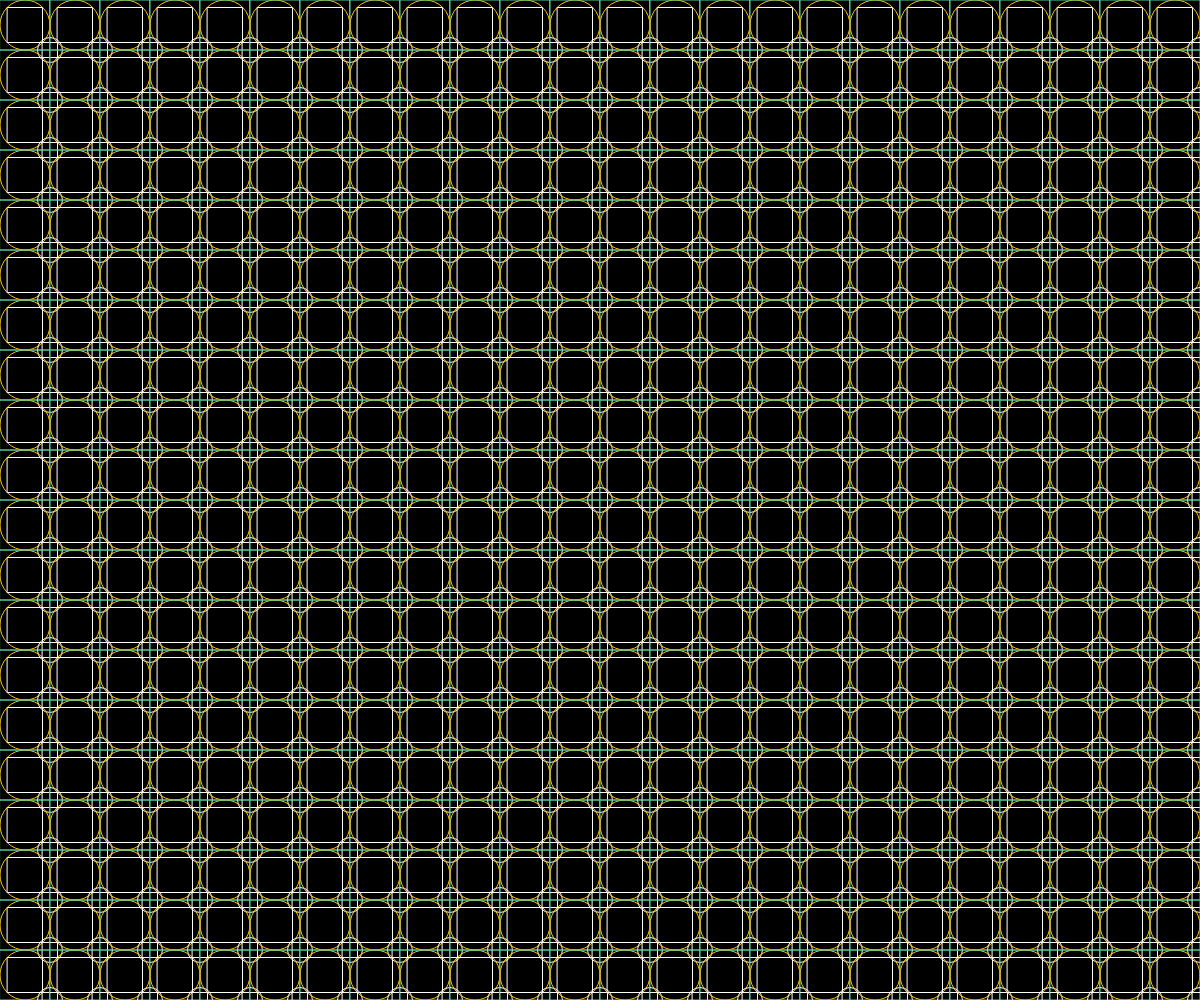
Frame 1 (no input)
Frame 60 (no input): identical to frame 1, image omitted
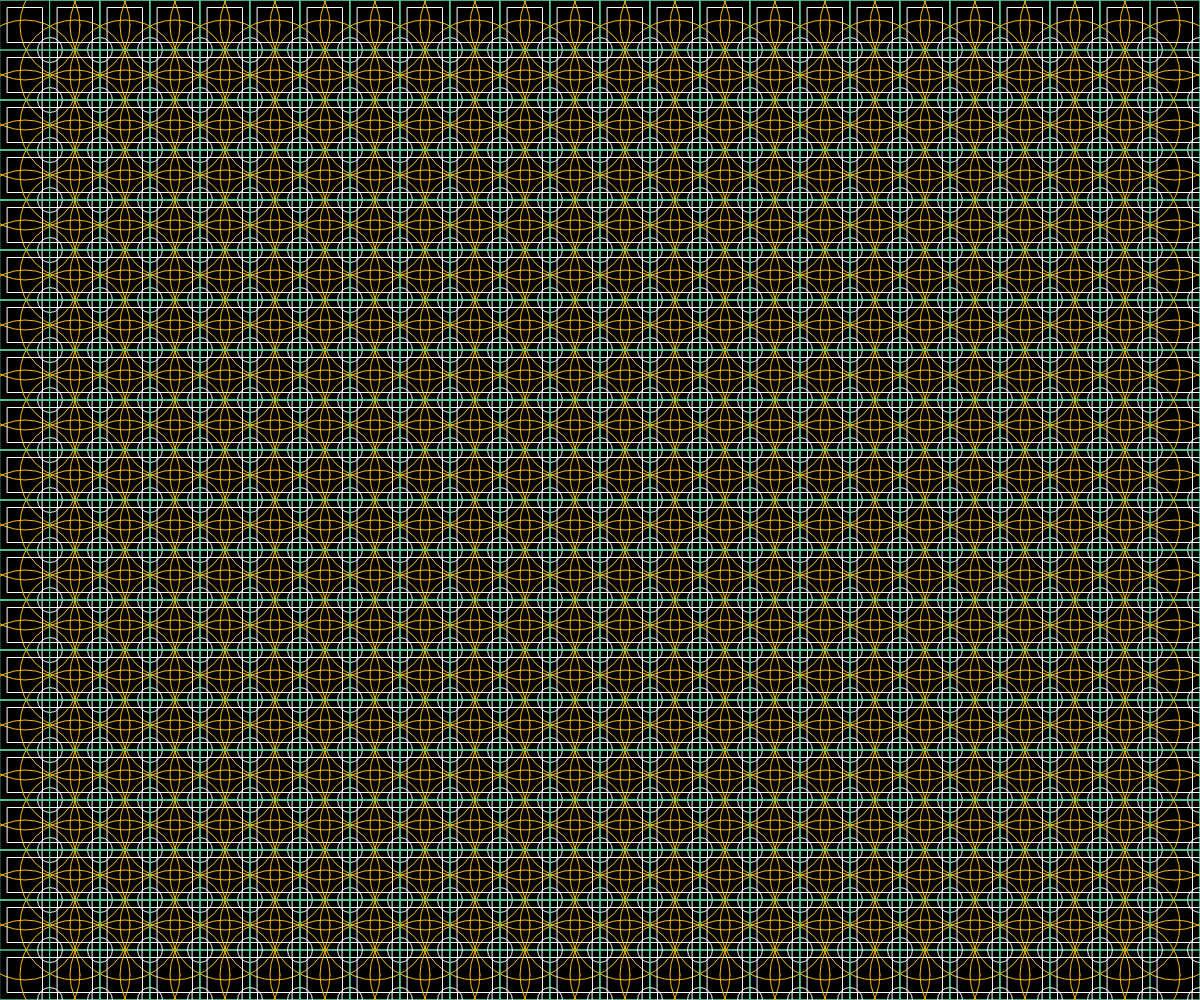
Frame 120 (the mouse pressed at the canvas centre since frame 60)

The p5.js sketch that drew these frames (run headless with seeded random() and noise() and a simulated clock; from frame 60 on, the mouse is pressed at the canvas centre):

// p5.js sketch
// ── sketch.js
function setup() {
  createCanvas(windowWidth, windowHeight);
}

function draw() {
  background(0);
  stroke(255) //框線顏色
  noFill() //不要填滿顏色
  rectMode(CENTER)
  


for(var j=0;j<(height/50);j++){
  for(var i=0;i<(width/50);i=i+1)//i++ ==> i=i+1
  {
    stroke("#ffbe0b")
    ellipse(25+(i*50),25+(j*50),50+mouseX/10)
    stroke("#57cc99")
    rect(25+(i*50),25+(j*50),50+mouseY/5)
    stroke(255) //框線顏色
    ellipse(50+(i*50),50+(j*50),25)
    rect(25+(i*50),25+(j*50),35)
    rect(50+(i*50),50+(j*50),15)
  }
} 
}
